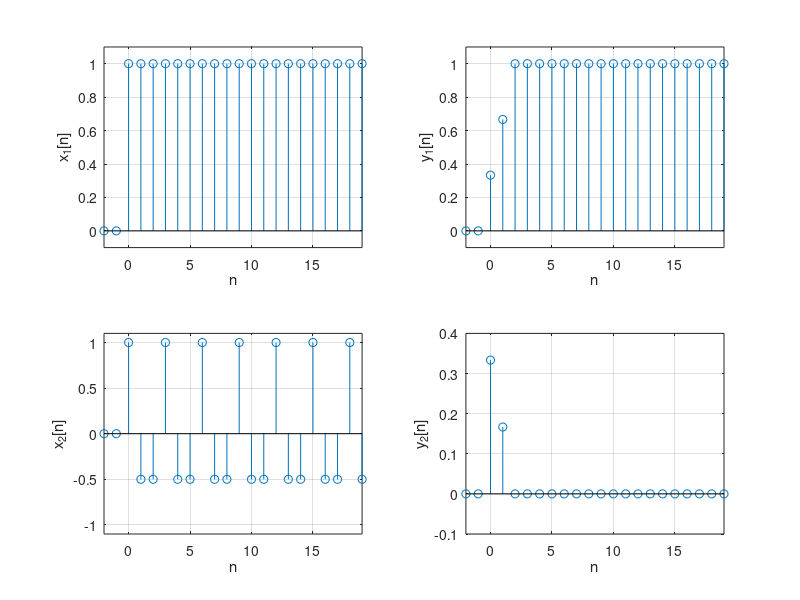

Write MATLAB code to recreate this figure.
%%
% Example 9.22
%
% Convolution sum
%%
x1=[0 0 ones(1,20)]         % unit-step input
n=-2:19; n1=0:19
x2=[0 0 cos(2*pi*n1/3)];    % sinusoidal input
h=(1/3)*ones(1,3);          % impulse response
y=conv(x1,h);y1=y(1:length(n));
y=conv(x2,h);y2=y(1:length(n));
figure(1)
subplot(221)
stem(n,x1);axis([-2 19 -0.1 1.1]); grid; xlabel('n'); ylabel('x_1[n]')
subplot(222)
stem(n(1:22),y1(1:22));axis([-2 19 -0.1 1.1]); grid; xlabel('n'); ylabel('y_1[n]')
subplot(223)
stem(n,x2);;axis([-2 19 -1.1 1.1]); grid; xlabel('n'); ylabel('x_2[n]')
subplot(224)
stem(n(1:22),y2(1:22));axis([-2 19 -0.1 0.4]); grid; xlabel('n'); ylabel('y_2[n]')
